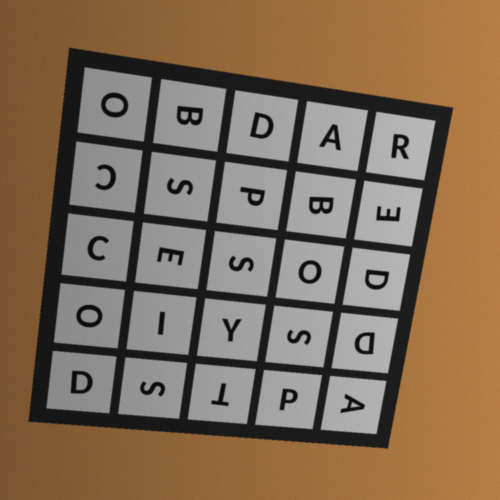
#> input picture sample_5x5.png, 1000 x 1000 px (shown at 1/2 size)
$ python solve_photo.py sample_5x5.png
#> lines starting #> are read from the running program, lines starting #| are printed output that depends on the picture; after the words box and inside, x2 and y2 are one past the last pixel; in counts of white or black regions, pixels touching at a corner belong together
### boggle_vision.py
"""Read a Boggle grid from a photo (no external OCR engine needed).

Pipeline
  1. find the dark tray, straighten it (perspective warp)
  2. locate the n x n cube faces (4x4 Boggle or 5x5 Big Boggle) (bright "holes" inside the dark tray)
  3. for each cube, isolate the black glyph; a thin detached bar is the
     underline printed under M, W and Z - it also tells us how the cube is
     turned (the bar sits below the letter when the letter is upright)
  4. compare the glyph with font templates in all 4 rotations and keep the
     best match, plus runner-up candidates so the user can correct mistakes
"""
from functools import lru_cache
from pathlib import Path
import math

import cv2
import numpy as np
from PIL import Image, ImageDraw, ImageFont
from skimage.morphology import skeletonize

FONT_DIR = Path(__file__).with_name("fonts")
FONT_FILES = ["LiberationSans-Bold.ttf", "DejaVuSans-Bold.ttf", "Poppins-Bold.ttf"]
LABELS = list("ABCDEFGHIJKLMNOPQRSTUVWXYZ") + ["QU"]
UNDERLINED = ["M", "W", "Z"]
CANVAS = 64
STROKE_VARIANTS = (-5, 0, 6, 12)   # px at 160 px font size
CHAMFER_WEIGHT = 0.075
WARP = 960


# --------------------------------------------------------------------------
# templates
# --------------------------------------------------------------------------
def _prepare(binary: np.ndarray):
    """binary: 2-D array, glyph pixels > 0.
    Returns dict(vec, ar, skel, dt) or None.
      vec  - blurred, zero-mean, unit-norm image (for correlation)
      ar   - width / height of the glyph
      skel - (n, 2) skeleton points, dt - distance-to-skeleton map (chamfer)"""
    ys, xs = np.nonzero(binary)
    if len(xs) == 0:
        return None
    crop = binary[ys.min():ys.max() + 1, xs.min():xs.max() + 1].astype(np.float32)
    h, w = crop.shape
    scale = (CANVAS - 8) / max(h, w)
    nw, nh = max(1, round(w * scale)), max(1, round(h * scale))
    crop = cv2.resize(crop, (nw, nh), interpolation=cv2.INTER_AREA)
    canvas = np.zeros((CANVAS, CANVAS), np.float32)
    y0, x0 = (CANVAS - nh) // 2, (CANVAS - nw) // 2
    canvas[y0:y0 + nh, x0:x0 + nw] = crop
    skel = skeletonize(canvas > 0.5)
    sk = np.argwhere(skel)
    if len(sk) == 0:
        sk = np.argwhere(canvas > 0.5)
    inv = np.full((CANVAS, CANVAS), 255, np.uint8)
    inv[sk[:, 0], sk[:, 1]] = 0
    dt = cv2.distanceTransform(inv, cv2.DIST_L2, 3)
    blurred = cv2.GaussianBlur(canvas, (3, 3), 0)
    v = blurred - blurred.mean()
    n = np.linalg.norm(v)
    return dict(vec=v / n if n else v, ar=w / h, skel=sk, dt=dt)


@lru_cache(maxsize=1)
def _templates():
    """label -> list of prepared templates (one per bundled font / stroke weight)."""
    out = {lab: [] for lab in LABELS}
    for fname in FONT_FILES:
        path = FONT_DIR / fname
        if not path.exists():
            continue
        font = ImageFont.truetype(str(path), 160)
        for lab in LABELS:
            text = "Qu" if lab == "QU" else lab
            img = Image.new("L", (500, 300), 0)
            ImageDraw.Draw(img).text((20, 20), text, fill=255, font=font)
            base = (np.array(img) > 128).astype(np.uint8)
            for grow in STROKE_VARIANTS:          # thinner / bolder versions
                if grow == 0:
                    shaped = base
                else:
                    k = cv2.getStructuringElement(cv2.MORPH_ELLIPSE, (2 * abs(grow) + 1,) * 2)
                    shaped = cv2.dilate(base, k) if grow > 0 else cv2.erode(base, k)
                p = _prepare(shaped)
                if p is not None:
                    out[lab].append(p)
    return out


def _score(glyph_bin: np.ndarray, allowed):
    """Best (score, rotation k) for every allowed label.
    score = correlation - aspect-ratio penalty - skeleton (chamfer) distance."""
    temps = _templates()
    res = {}
    for k in range(4):
        g = _prepare(np.rot90(glyph_bin, k))
        if g is None:
            continue
        for lab in allowed:
            for t in temps[lab]:
                chamfer = 0.5 * (t["dt"][g["skel"][:, 0], g["skel"][:, 1]].mean()
                                 + g["dt"][t["skel"][:, 0], t["skel"][:, 1]].mean())
                s = (float((g["vec"] * t["vec"]).sum())
                     - 0.35 * abs(math.log(g["ar"] / t["ar"]))
                     - CHAMFER_WEIGHT * chamfer)
                if lab not in res or s > res[lab][0]:
                    res[lab] = (s, k)
    return res


# --------------------------------------------------------------------------
# step 1-2: tray and cube detection
# --------------------------------------------------------------------------
def _order(pts):
    pts = np.array(pts, np.float32)
    s, d = pts.sum(1), np.diff(pts, axis=1).ravel()
    return np.array([pts[s.argmin()], pts[d.argmin()], pts[s.argmax()], pts[d.argmax()]], np.float32)


def _dark_mask(gray):
    blur = cv2.GaussianBlur(gray, (5, 5), 0)
    _, dark = cv2.threshold(blur, 0, 255, cv2.THRESH_BINARY_INV + cv2.THRESH_OTSU)
    return dark


def straighten(img_bgr):
    """Return the tray warped to a square (or the whole image if not found)."""
    h, w = img_bgr.shape[:2]
    gray = cv2.cvtColor(img_bgr, cv2.COLOR_BGR2GRAY)
    dark = _dark_mask(gray)
    dark = cv2.morphologyEx(dark, cv2.MORPH_CLOSE, np.ones((9, 9), np.uint8))
    cnts, _ = cv2.findContours(dark, cv2.RETR_EXTERNAL, cv2.CHAIN_APPROX_SIMPLE)
    cnts = [c for c in cnts if cv2.contourArea(c) < 0.97 * h * w]
    if not cnts:
        return cv2.resize(img_bgr, (WARP, WARP)), False
    c = max(cnts, key=cv2.contourArea)
    if cv2.contourArea(c) < 0.08 * h * w:
        return cv2.resize(img_bgr, (WARP, WARP)), False
    hull = cv2.convexHull(c)
    approx = cv2.approxPolyDP(hull, 0.03 * cv2.arcLength(hull, True), True)
    quad = approx.reshape(-1, 2) if len(approx) == 4 else cv2.boxPoints(cv2.minAreaRect(c))
    src = _order(quad)
    dst = np.array([[0, 0], [WARP, 0], [WARP, WARP], [0, WARP]], np.float32)
    M = cv2.getPerspectiveTransform(src, dst)
    return cv2.warpPerspective(img_bgr, M, (WARP, WARP)), True


def _cluster_1d(values, tol):
    values = sorted(values)
    groups = [[values[0]]]
    for v in values[1:]:
        if v - groups[-1][-1] <= tol:
            groups[-1].append(v)
        else:
            groups.append([v])
    return [float(np.mean(g)) for g in groups]


def _fit_lattice(boxes, n=4):
    """Place detected cube boxes on an n x n lattice; missing cubes (e.g. two cubes
    merged by glare) are filled in from the spacing of the others."""
    cx = [(b[0] + b[2]) / 2 for b in boxes]
    cy = [(b[1] + b[3]) / 2 for b in boxes]
    size = float(np.median([b[2] - b[0] for b in boxes])), float(np.median([b[3] - b[1] for b in boxes]))
    xs, ys = _cluster_1d(cx, 0.4 * size[0]), _cluster_1d(cy, 0.4 * size[1])
    if len(xs) < 2 or len(ys) < 2 or len(xs) > n or len(ys) > n:
        return None
    px = float(np.median(np.diff(xs))) if len(xs) > 1 else None
    py = float(np.median(np.diff(ys))) if len(ys) > 1 else None
    # the tray was warped to a square, so the lattice is centred on the image
    mid = (n - 1) / 2
    ix = lambda v: int(np.clip(round((v - WARP / 2) / px + mid), 0, n - 1))
    iy = lambda v: int(np.clip(round((v - WARP / 2) / py + mid), 0, n - 1))
    cells = {}
    for b, x, y in zip(boxes, cx, cy):
        cells[(iy(y), ix(x))] = b
    out = []
    for r in range(n):
        row = []
        for c in range(n):
            if (r, c) in cells:
                row.append(cells[(r, c)])
            else:
                x = WARP / 2 + (c - mid) * px
                y = WARP / 2 + (r - mid) * py
                row.append((int(x - size[0] / 2), int(y - size[1] / 2),
                            int(x + size[0] / 2), int(y + size[1] / 2)))
        out.append(row)
    return out


def find_cubes(warped_bgr, n=4):
    """Return 4x4 list of (x0, y0, x1, y1) boxes, and whether they were detected
    (False -> evenly divided fallback)."""
    gray = cv2.cvtColor(warped_bgr, cv2.COLOR_BGR2GRAY)
    dark = _dark_mask(gray)
    cnts, hier = cv2.findContours(dark, cv2.RETR_CCOMP, cv2.CHAIN_APPROX_SIMPLE)
    area_all = WARP * WARP
    cell = (0.8 / n) ** 2             # typical cube-face area as a share of the board
    lo, hi = 0.5 * cell, 2.1 * cell
    holes = {}
    if hier is not None:
        for i, c in enumerate(cnts):
            parent = hier[0][i][3]
            if parent == -1:
                continue
            a = cv2.contourArea(c)
            x, y, w, h = cv2.boundingRect(c)
            if lo * area_all < a < hi * area_all and 0.6 < w / h < 1.6 and a > 0.55 * w * h:
                holes.setdefault(parent, []).append((x, y, x + w, y + h))
    if holes:
        best = max(holes.values(), key=len)
        areas = [(b[2] - b[0]) * (b[3] - b[1]) for b in best]
        med = np.median(areas)
        best = [b for b, a in zip(best, areas) if 0.6 * med < a < 1.5 * med]
        if len(best) >= n * n // 2 + 1:        # enough cubes to infer the lattice
            rows = _fit_lattice(best, n)
            if rows is not None:
                return rows, True
    step = WARP / n
    rows = [[(int(c * step), int(r * step), int((c + 1) * step), int((r + 1) * step))
             for c in range(n)] for r in range(n)]
    return rows, False


# --------------------------------------------------------------------------
# step 3-4: reading one cube
# --------------------------------------------------------------------------
def _glyph_parts(cell_gray):
    """Return (letter_mask, bar_direction) for one cube crop.
    bar_direction: None or one of 'below','left','above','right' (as seen in the photo)."""
    h, w = cell_gray.shape
    blur = cv2.GaussianBlur(cell_gray, (3, 3), 0)
    _, dark = cv2.threshold(blur, 0, 255, cv2.THRESH_BINARY_INV + cv2.THRESH_OTSU)
    n, lab, stats, cent = cv2.connectedComponentsWithStats(dark, connectivity=8)
    comps = []
    for i in range(1, n):
        x, y, cw, ch, a = stats[i]
        touches = x <= 0 or y <= 0 or x + cw >= w or y + ch >= h
        if touches or a < 0.004 * h * w or a > 0.6 * h * w:
            continue
        comps.append(dict(i=i, x=x, y=y, w=cw, h=ch, a=a, c=cent[i]))
    if not comps:
        return None, None
    bar, direction = None, None
    if len(comps) >= 2:
        main = max(comps, key=lambda c: c["a"])
        for c in comps:
            if c is main:
                continue
            long_, short_ = max(c["w"], c["h"]), min(c["w"], c["h"])
            if long_ / max(short_, 1) >= 3.0 and long_ >= 0.5 * max(main["w"], main["h"]):
                horizontal = c["w"] >= c["h"]
                # a horizontal bar must sit above/below the letter, a vertical bar left/right
                dx, dy = c["c"][0] - main["c"][0], c["c"][1] - main["c"][1]
                if horizontal and abs(dy) > 0.3 * main["h"]:
                    bar, direction = c, "below" if dy > 0 else "above"
                elif not horizontal and abs(dx) > 0.3 * main["w"]:
                    bar, direction = c, "right" if dx > 0 else "left"
    keep = [c["i"] for c in comps if c is not bar]
    mask = np.isin(lab, keep).astype(np.uint8) * 255
    return mask, direction


# bar position in the photo -> number of 90-degree counter-clockwise turns
# (np.rot90 k) that bring the cube upright (bar below the letter)
_BAR_TO_K = {"below": 0, "left": 1, "above": 2, "right": 3}


def read_cube(cell_bgr):
    gray = cv2.cvtColor(cell_bgr, cv2.COLOR_BGR2GRAY)
    mask, direction = _glyph_parts(gray)
    if mask is None:
        return dict(letter="", score=0.0, alts=[], underline=False, turns=0)
    if direction:
        k_up = _BAR_TO_K[direction]
        scores = _score(np.rot90(mask, k_up) > 0, UNDERLINED)
        turns = k_up
    else:
        scores = _score(mask > 0, [l for l in LABELS])
        turns = None
    ranked = sorted(((s, lab, k) for lab, (s, k) in scores.items()), reverse=True)
    best = ranked[0]
    return dict(letter=best[1], score=round(float(best[0]), 3),
                alts=[(lab, round(float(s), 3)) for s, lab, _ in ranked[:4]],
                underline=bool(direction),
                turns=turns if turns is not None else best[2])


def read_grid(image, n=4):
    """image: numpy BGR array; n: board size (4 = Boggle, 5 = Big Boggle).
    Returns dict(grid, detail, warped, boxes, n, tray_found, cubes_found)."""
    h, w = image.shape[:2]
    if max(h, w) > 1400:
        s = 1400 / max(h, w)
        image = cv2.resize(image, (int(w * s), int(h * s)), interpolation=cv2.INTER_AREA)
    warped, tray_found = straighten(image)
    boxes, cubes_found = find_cubes(warped, n)
    grid, detail = [], []
    for r in range(n):
        row = []
        for c in range(n):
            x0, y0, x1, y1 = boxes[r][c]
            pad = int(0.06 * (x1 - x0))
            crop = warped[max(0, y0 - pad):y1 + pad, max(0, x0 - pad):x1 + pad]
            res = read_cube(crop)
            res.update(row=r + 1, col=c + 1)
            detail.append(res)
            row.append(res["letter"])
        grid.append(row)
    return dict(grid=grid, detail=detail, warped=warped, boxes=boxes, n=n,
                tray_found=tray_found, cubes_found=cubes_found)


# [13 lines left out: function annotate, not called in this run]

### boggle_core.py
"""Boggle solving + scoring (pandas).

Rules (from the official instructions):
  * words of 3+ letters, formed from cubes that touch horizontally, vertically
    or diagonally, no cube used twice in one word
  * the Qu cube counts as two letters
  * scoring: 3-4 letters = 1, 5 = 2, 6 = 3, 7 = 5, 8+ = 11
"""
import datetime
import io
import json
import re
import urllib.parse
import urllib.request
from pathlib import Path
import pandas as pd

DEFAULT_WORDLIST = Path(__file__).with_name("enable1.txt")


# [4 lines left out: function points, not called in this run]


def load_words(path=DEFAULT_WORDLIST) -> set:
    with open(path, encoding="utf-8") as f:
        return {w.strip().lower() for w in f if w.strip().isalpha()}


HEADER_LABELS = {"word", "words", "wordlist", "term", "terms", "entry", "entries",
                 "vocabulary", "vocab", "list", "dictionary"}


# [34 lines left out: functions _tokens, parse_wordlist_entries, not called in this run]


def parse_wordlist(filename: str, data: bytes) -> set:
    """Same as parse_wordlist_entries but as a set of unique words."""
    return set(parse_wordlist_entries(filename, data))


def build_prefixes(words) -> set:
    return {w[:i] for w in words for i in range(1, len(w) + 1)}


# [153 lines left out: functions solve, summarize, find_on_board, score_words, score_players, not called in this run]


# ---------------------------------------------------------------------------
# Optional live check against Merriam-Webster's Collegiate Dictionary API
# (free, non-commercial use, needs your own key from https://dictionaryapi.com)
# ---------------------------------------------------------------------------
MW_URL = "https://www.dictionaryapi.com/api/v3/references/collegiate/json/{word}?key={key}"
# entries that are not ordinary playable words
MW_EXCLUDED_FL = {"abbreviation", "prefix", "suffix", "combining form", "symbol", "biographical name",
                  "geographical name", "trademark"}
_MW_CACHE = {}                    # word -> bool; lives as long as the server process
_MW_USAGE = {"day": None, "count": 0}


class MWError(Exception):
    """The Merriam-Webster service could not answer (bad key, network, quota)."""


# [37 lines left out: functions mw_entries_valid, _mw_fetch, not called in this run]


class MerriamWebsterChecker:
    """Set-like object: `word in checker` asks Merriam-Webster (cached; falls back to the
    built-in list when the service can't answer or the daily quota is nearly used up)."""

    # [5 lines left out: function __init__, not called in this run]

    # -- quota -------------------------------------------------------------
    @staticmethod
    def _today():
        return datetime.datetime.now(datetime.timezone.utc).date().isoformat()

    def used_today(self):
        return _MW_USAGE["count"] if _MW_USAGE["day"] == self._today() else 0

    def remaining(self):
        return max(0, self.limit - self.reserve - self.used_today())

    def pending(self, words):
        """How many of `words` still need an API call."""
        return len({w.lower() for w in words if w.lower() not in _MW_CACHE})

    # -- lookups -----------------------------------------------------------
    # [21 lines left out: function __contains__, not called in this run]

    def filter(self, df):
        """Keep only the rows of a word table (column 'word') that Merriam-Webster accepts."""
        return df[[w in self for w in df["word"]]].reset_index(drop=True)

### solve_photo.py
"""Command-line version:  python solve_photo.py board.jpg [--min-len 3] [--csv out.csv]

Reads the board from the photo, prints the grid it saw, then every word with points.
Big Boggle (5x5):  python solve_photo.py board.jpg --size 5 --min-len 4
If a letter is wrong, override the grid:  --grid "GAUT PRMR DOLA ESIC"  (use Q for the Qu cube)
"""
import argparse

import cv2
import pandas as pd
from PIL import Image, ImageOps
import numpy as np

import boggle_core as core
import boggle_vision as vision


def main():
    ap = argparse.ArgumentParser()
    ap.add_argument("photo", nargs="?", help="photo of the board")
    ap.add_argument("--grid", help='skip the photo: rows of letters, e.g. "GAUT PRMR DOLA ESIC" (Q = Qu)')
    ap.add_argument("--size", type=int, choices=[4, 5], default=4, help="board size in the photo: 4 (Boggle) or 5 (Big Boggle)")
    ap.add_argument("--min-len", type=int, default=3)
    ap.add_argument("--csv", help="save the word list to this CSV file")
    ap.add_argument("--debug-image", help="save the annotated board to this file")
    a = ap.parse_args()

    if a.grid:
        rows = a.grid.upper().split()
        grid = [["QU" if ch == "Q" else ch for ch in row] for row in rows]
    elif a.photo:
        img = ImageOps.exif_transpose(Image.open(a.photo)).convert("RGB")
#> img is the input picture: PIL image 1000x1000 RGB; mean R, G, B 130.1, 108.5, 87
        res = vision.read_grid(cv2.cvtColor(np.array(img), cv2.COLOR_RGB2BGR), a.size)
#> in straighten, `gray = cv2.cvtColor(img_bgr, cv2.COLOR_BGR2GRAY)`:
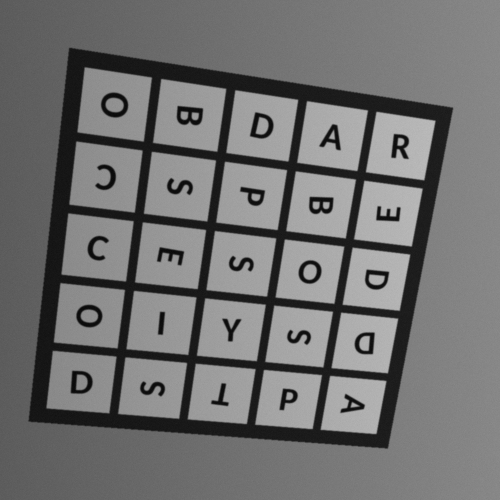
#> gray: shape (1000, 1000) (shown at 1/2 size); min 3, max 194, mean 112.5
#> in _dark_mask, `_, dark = cv2.threshold(blur, 0, 255, cv2.THRESH_BINARY_INV + cv2.THRE..`:
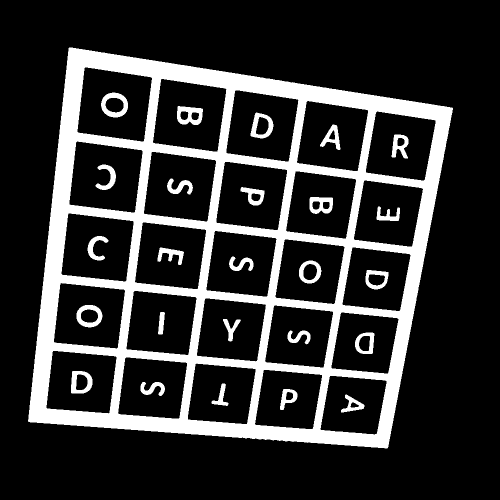
#> dark: shape (1000, 1000) (shown at 1/2 size); 19.4% white; 26 white regions, largest, box (x1, y1, x2, y2) and area: (56, 95, 906, 897) 172498, (202, 185, 256, 235) 1301, (354, 212, 406, 250) 1241
#> in straighten, `dark = cv2.morphologyEx(dark, cv2.MORPH_CLOSE, np.ones((9, 9), np.uint..`:
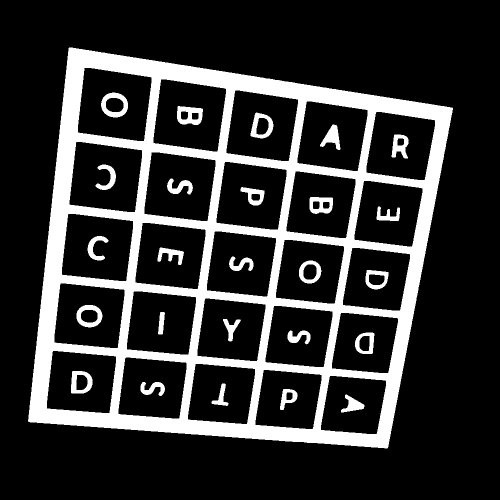
#> dark: shape (1000, 1000) (shown at 1/2 size); 19.5% white; 26 white regions
#> in straighten, `cnts, _ = cv2.findContours(dark, cv2.RETR_EXTERNAL, cv2.CHAIN_APPROX_S..`: cnts = 1 contour; box (x1, y1, x2, y2) and area: (56, 95, 906, 897) 540784
#> in straighten, `c = max(cnts, key=cv2.contourArea)`: c = contour of 776 points, box (x1, y1, x2, y2) (56, 95, 906, 897), area 540784
#> in straighten, `hull = cv2.convexHull(c)`: hull = contour of 31 points, box (x1, y1, x2, y2) (56, 95, 906, 897), area 542434
#> in straighten, `approx = cv2.approxPolyDP(hull, 0.03 * cv2.arcLength(hull, True), True)`: approx = [[138, 95], [905, 216], [774, 896], [56, 842]]
#> in _order, `s, d = pts.sum(1), np.diff(pts, axis=1).ravel()`: s = [233, 1121, 1670, 898]; d = [-43, -689, 122, 786]
#> in straighten, `src = _order(quad)`: src = [[138, 95], [905, 216], [774, 896], [56, 842]]
#> in straighten, `M = cv2.getPerspectiveTransform(src, dst)`: M = [[1.1, 0.121, -163.4], [-0.179, 1.14, -83.3], [-8.94e-05, -0.000112, 1]]
#> in read_grid, `warped, tray_found = straighten(image)`:
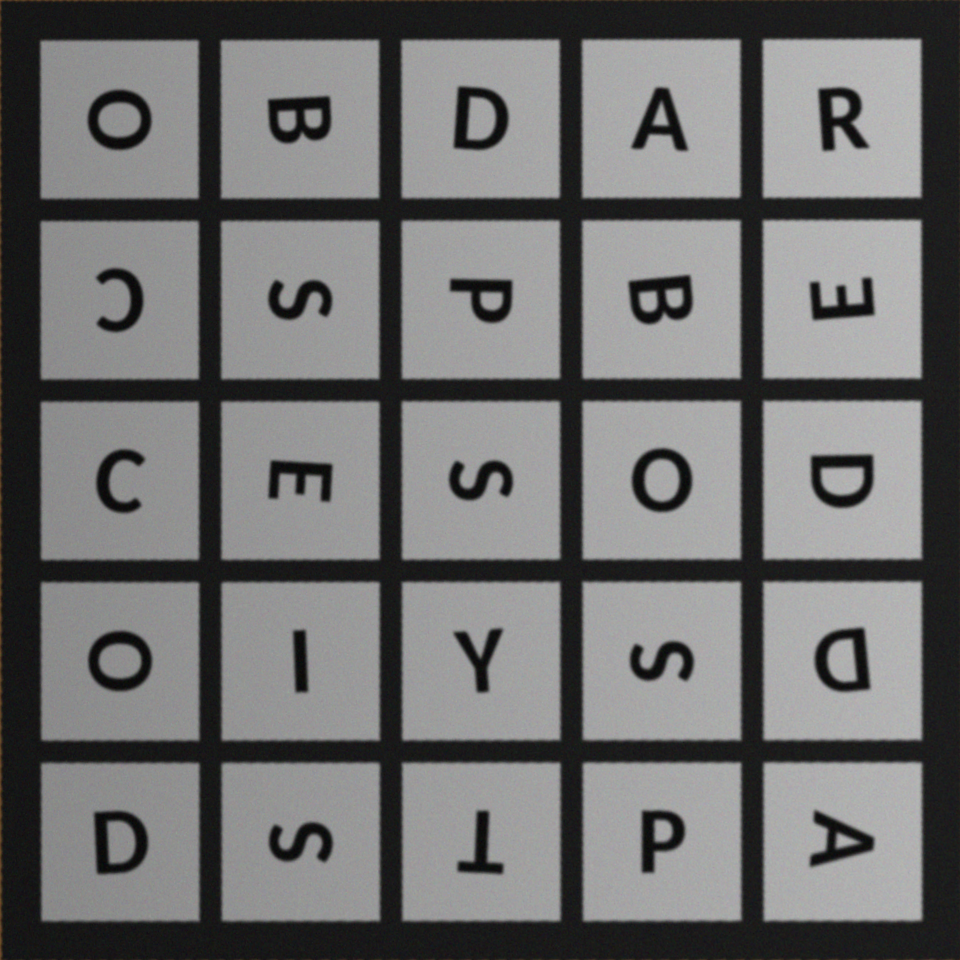
#> warped: shape (960, 960, 3); mean B, G, R 111.1, 111.2, 111.3
#> in read_grid, `warped, tray_found = straighten(image)`: tray_found = True
#> (the rest of the program and of its run is left out)
